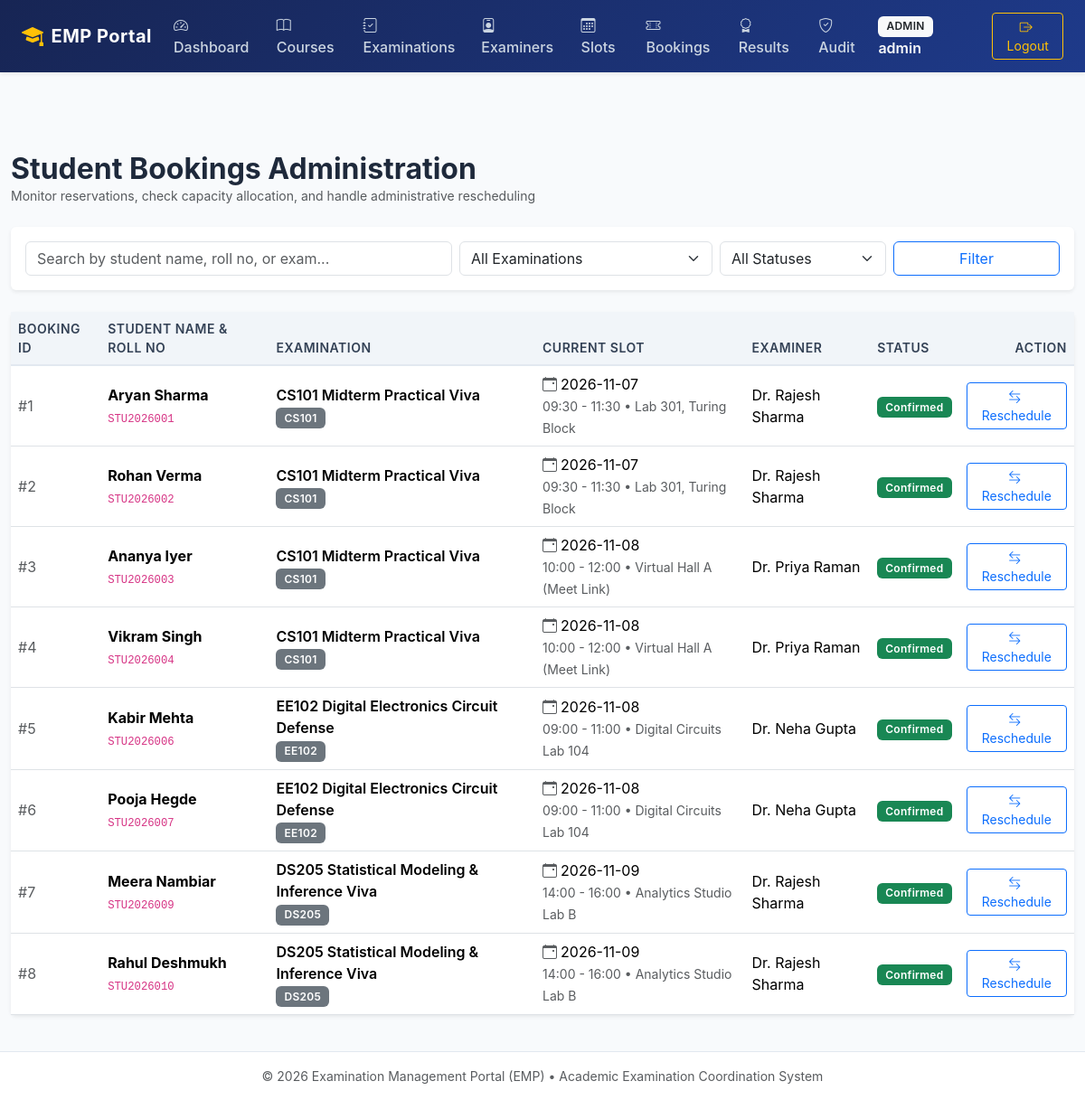
The page /admin/bookings (signed in) on the database as committed earlier.
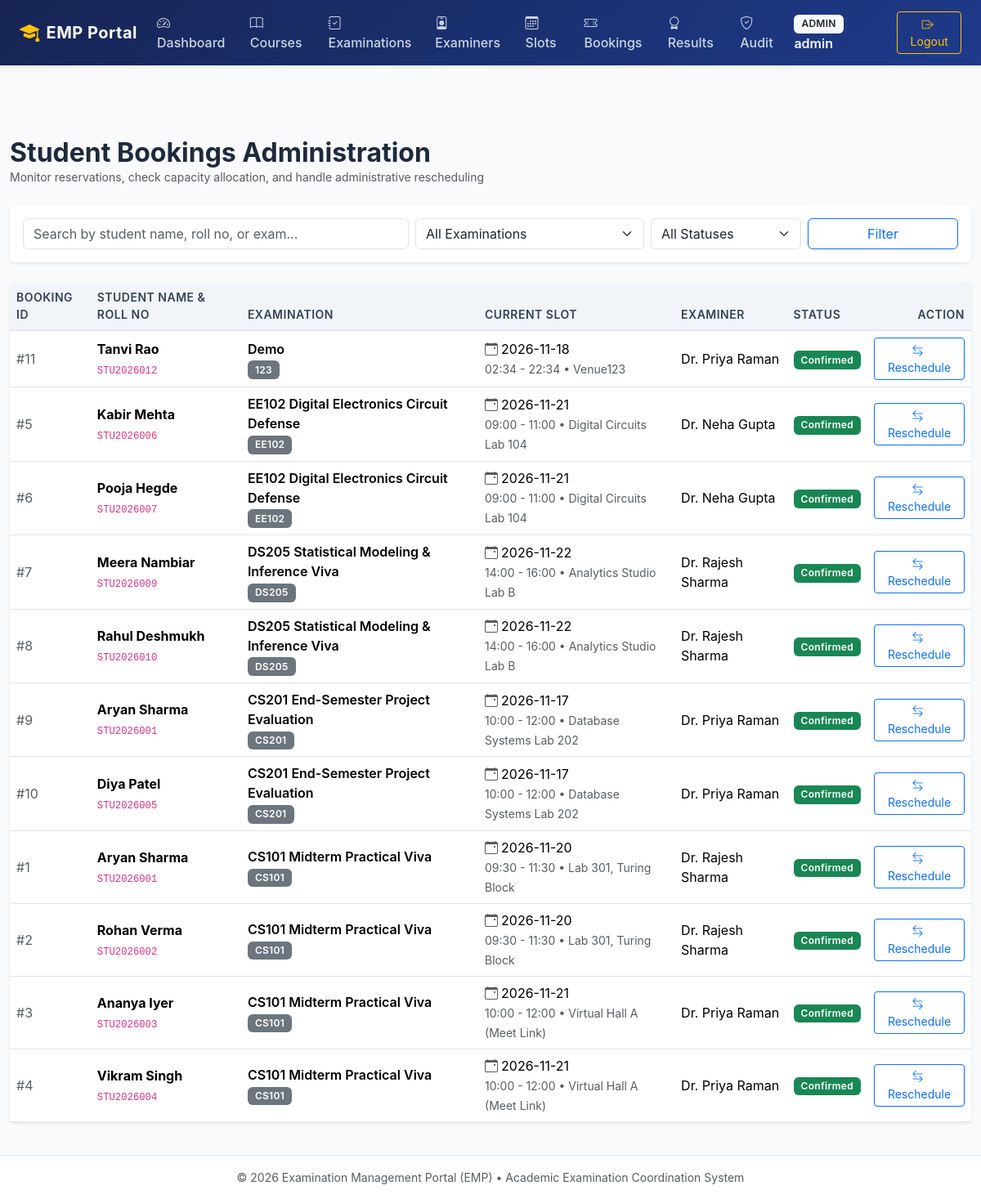
The same page on the database as committed later.
### tables this page shows
CREATE TABLE bookings (
    id INTEGER PRIMARY KEY AUTOINCREMENT,
    examination_id INTEGER NOT NULL,
    slot_id INTEGER NOT NULL,
    student_id INTEGER NOT NULL,
    status VARCHAR(20) NOT NULL DEFAULT 'confirmed' CHECK(status IN ('confirmed', 'cancelled', 'rescheduled')),
    booked_at TIMESTAMP NOT NULL DEFAULT CURRENT_TIMESTAMP,
    cancelled_at TIMESTAMP,
    cancellation_reason TEXT,
    FOREIGN KEY (examination_id) REFERENCES examinations(id) ON DELETE RESTRICT,
    FOREIGN KEY (slot_id) REFERENCES examination_slots(id) ON DELETE RESTRICT,
    FOREIGN KEY (student_id) REFERENCES users(id) ON DELETE RESTRICT
);

CREATE TABLE student_profiles (
    id INTEGER PRIMARY KEY AUTOINCREMENT,
    user_id INTEGER UNIQUE NOT NULL,
    student_id_number VARCHAR(50) UNIQUE NOT NULL,
    full_name VARCHAR(120) NOT NULL,
    department VARCHAR(100) NOT NULL,
    program VARCHAR(100) NOT NULL,
    phone VARCHAR(30),
    FOREIGN KEY (user_id) REFERENCES users(id) ON DELETE CASCADE
);

CREATE TABLE examinations (
    id INTEGER PRIMARY KEY AUTOINCREMENT,
    course_id INTEGER NOT NULL,
    title VARCHAR(150) NOT NULL,
    exam_type VARCHAR(50) NOT NULL,
    duration_minutes INTEGER NOT NULL,
    max_marks REAL NOT NULL,
    slot_creation_start TIMESTAMP NOT NULL,
    slot_creation_end TIMESTAMP NOT NULL,
    booking_start TIMESTAMP NOT NULL,
    booking_end TIMESTAMP NOT NULL,
    status VARCHAR(20) NOT NULL DEFAULT 'draft' CHECK(status IN ('draft', 'slot_creation', 'booking_open', 'closed', 'completed')),
    created_at TIMESTAMP NOT NULL DEFAULT CURRENT_TIMESTAMP,
    FOREIGN KEY (course_id) REFERENCES courses(id) ON DELETE RESTRICT
);

CREATE TABLE courses (
    id INTEGER PRIMARY KEY AUTOINCREMENT,
    code VARCHAR(20) UNIQUE NOT NULL,
    name VARCHAR(150) NOT NULL,
    description TEXT,
    is_active INTEGER NOT NULL DEFAULT 1,
    created_at TIMESTAMP NOT NULL DEFAULT CURRENT_TIMESTAMP
);

CREATE TABLE examination_slots (
    id INTEGER PRIMARY KEY AUTOINCREMENT,
    examination_id INTEGER NOT NULL,
    examiner_id INTEGER NOT NULL,
    slot_date DATE NOT NULL,
    start_time TIME NOT NULL,
    end_time TIME NOT NULL,
    venue_or_link VARCHAR(150) NOT NULL,
    capacity INTEGER NOT NULL CHECK(capacity > 0),
    booked_count INTEGER NOT NULL DEFAULT 0 CHECK(booked_count >= 0),
    status VARCHAR(20) NOT NULL DEFAULT 'available' CHECK(status IN ('available', 'full', 'cancelled')),
    created_at TIMESTAMP NOT NULL DEFAULT CURRENT_TIMESTAMP,
    FOREIGN KEY (examination_id) REFERENCES examinations(id) ON DELETE RESTRICT,
    FOREIGN KEY (examiner_id) REFERENCES users(id) ON DELETE RESTRICT
);

CREATE TABLE examiner_profiles (
    id INTEGER PRIMARY KEY AUTOINCREMENT,
    user_id INTEGER UNIQUE NOT NULL,
    employee_id VARCHAR(50) UNIQUE NOT NULL,
    full_name VARCHAR(120) NOT NULL,
    department VARCHAR(100) NOT NULL,
    designation VARCHAR(100) NOT NULL,
    phone VARCHAR(30),
    approval_status VARCHAR(20) NOT NULL DEFAULT 'pending' CHECK(approval_status IN ('pending', 'approved', 'rejected')),
    approved_at TIMESTAMP,
    approved_by INTEGER,
    FOREIGN KEY (user_id) REFERENCES users(id) ON DELETE CASCADE,
    FOREIGN KEY (approved_by) REFERENCES users(id) ON DELETE SET NULL
);

### app/routes/admin.py (the view)
@admin_bp.route('/bookings')
def bookings():
    exam_id = request.args.get('examination_id')
    status = request.args.get('status')
    search = request.args.get('search')
    booking_list = get_all_bookings(examination_id=exam_id, status=status, search=search)
    exams = get_examinations()
    all_slots = get_slots()
    return render_template('admin/bookings.html', bookings=booking_list, exams=exams, all_slots=all_slots, selected_exam=exam_id, selected_status=status, search=search)

### app/database.py (called while the page is built)
def get_db(db_path=None):
    if db_path is None:
        try:
            db_path = current_app.config['DATABASE_PATH']
        except RuntimeError:
            from app.config import Config
            db_path = Config.DATABASE_PATH
    try:
        if 'db' not in g:
            if db_path != ':memory:':
                os.makedirs(os.path.dirname(os.path.abspath(db_path)), exist_ok=True)
            conn = sqlite3.connect(db_path)
            conn.row_factory = sqlite3.Row
            conn.execute("PRAGMA foreign_keys = ON;")
            g.db = conn
        return g.db
    except RuntimeError:
        if db_path != ':memory:':
            os.makedirs(os.path.dirname(os.path.abspath(db_path)), exist_ok=True)
        conn = sqlite3.connect(db_path)
        conn.row_factory = sqlite3.Row
        conn.execute("PRAGMA foreign_keys = ON;")
        return conn

### app/routes/admin.py (called while the page is built)
@admin_bp.before_request
@role_required('admin')
def check_admin():
    pass

### app/templates/admin/bookings.html (shortened to what this page needs)
{% extends "base.html" %}
{% block content %}
<div class="d-flex justify-content-between align-items-center mb-4">
    <div>
        <h2 class="fw-bold mb-0">Student Bookings Administration</h2>
        <p class="text-muted small mb-0">Monitor reservations, check capacity allocation, and handle administrative rescheduling</p>
    </div>
</div>
<div class="card shadow-sm border-0 mb-4">
    <div class="card-body p-3">
        <form method="GET" action="{{ url_for('admin.bookings') }}" class="row g-2">
            <div class="col-md-5">
                <input type="text" class="form-control" name="search" placeholder="Search by student name, roll no, or exam..." value="{{ search or '' }}">
            </div>
            <div class="col-md-3">
                <select class="form-select" name="examination_id">
                    <option value="">All Examinations</option>
                </select>
            </div>
            <div class="col-md-2">
                <select class="form-select" name="status">
                    <option value="">All Statuses</option>
                </select>
            </div>
            <div class="col-md-2 d-grid">
                <button type="submit" class="btn btn-outline-primary">Filter</button>
            </div>
        </form>
    </div>
</div>
<div class="card shadow-sm border-0">
    <div class="card-body p-0">
        <div class="table-responsive">
            <table class="table table-hover table-emp align-middle mb-0">
                <thead>
                    <tr>
                        <th>Booking ID</th>
                        <th>Student Name & Roll No</th>
                        <th>Examination</th>
                        <th>Current Slot</th>
                        <th>Examiner</th>
                        <th>Status</th>
                        <th class="text-end">Action</th>
                    </tr>
                </thead>
                <tbody>
                    {% for b in bookings %}
                    <tr>
                        <td class="text-muted">#{{ b.id }}</td>
                        <td>
                            <div class="fw-bold">{{ b.student_name }}</div>
                            <small class="text-primary"><code>{{ b.student_id_number }}</code></small>
                        </td>
                        <td>
                            <div class="fw-semibold">{{ b.exam_title }}</div>
                            <span class="badge bg-secondary">{{ b.course_code }}</span>
                        </td>
                        <td>
                            <div><i class="bi bi-calendar-event me-1 text-muted"></i>{{ b.slot_date }}</div>
                            <small class="text-muted">{{ b.start_time }} - {{ b.end_time }} &bull; {{ b.venue_or_link }}</small>
                        </td>
                        <td>{{ b.examiner_name }}</td>
                        <td>{{ b.status | status_badge | safe }}</td>
                        <td class="text-end">
                            {% if b.status == 'confirmed' %}
                            <button type="button" class="btn btn-outline-primary btn-sm" data-bs-toggle="modal" data-bs-target="#rescheduleModal{{ b.id }}">
                                <i class="bi bi-arrow-left-right me-1"></i> Reschedule
                            </button>
                            {% else %}
                            <span class="text-muted small">-</span>
                            {% endif %}
                        </td>
                    </tr>
                    {% else %}
                    <tr>
                        <td colspan="7" class="text-center py-4 text-muted">No bookings found matching criteria.</td>
                    </tr>
                    {% endfor %}
                </tbody>
            </table>
        </div>
    </div>
</div>
{% endblock %}

Rows that differ between the two databases and show on the page:
added bookings: id "11", student_name "Tanvi Rao", student_id_number "STU2026012", exam_title "Demo", course_code "123", slot_date "2026-11-18", start_time "02:34", end_time "22:34", venue_or_link "Venue123", examiner_name "Dr. Priya Raman", status|status_badge "Confirmed"
changed bookings "Kabir Mehta": slot_date "2026-11-08" → "2026-11-21"; moves up the list
changed bookings "Pooja Hegde": slot_date "2026-11-08" → "2026-11-21"; moves up the list
changed bookings "Meera Nambiar": slot_date "2026-11-09" → "2026-11-22"; moves up the list
changed bookings "Rahul Deshmukh": slot_date "2026-11-09" → "2026-11-22"; moves up the list
added bookings: id "9", student_name "Aryan Sharma", student_id_number "STU2026001", exam_title "CS201 End-Semester Project Evaluation", course_code "CS201", slot_date "2026-11-17", start_time "10:00", end_time "12:00", venue_or_link "Database Systems Lab 202", examiner_name "Dr. Priya Raman", status|status_badge "Confirmed"
added bookings: id "10", student_name "Diya Patel", student_id_number "STU2026005", exam_title "CS201 End-Semester Project Evaluation", course_code "CS201", slot_date "2026-11-17", start_time "10:00", end_time "12:00", venue_or_link "Database Systems Lab 202", examiner_name "Dr. Priya Raman", status|status_badge "Confirmed"
changed bookings id 1: slot_date "2026-11-07" → "2026-11-20"
changed bookings "Rohan Verma": slot_date "2026-11-07" → "2026-11-20"
changed bookings "Ananya Iyer": slot_date "2026-11-08" → "2026-11-21"
changed bookings "Vikram Singh": slot_date "2026-11-08" → "2026-11-21"
